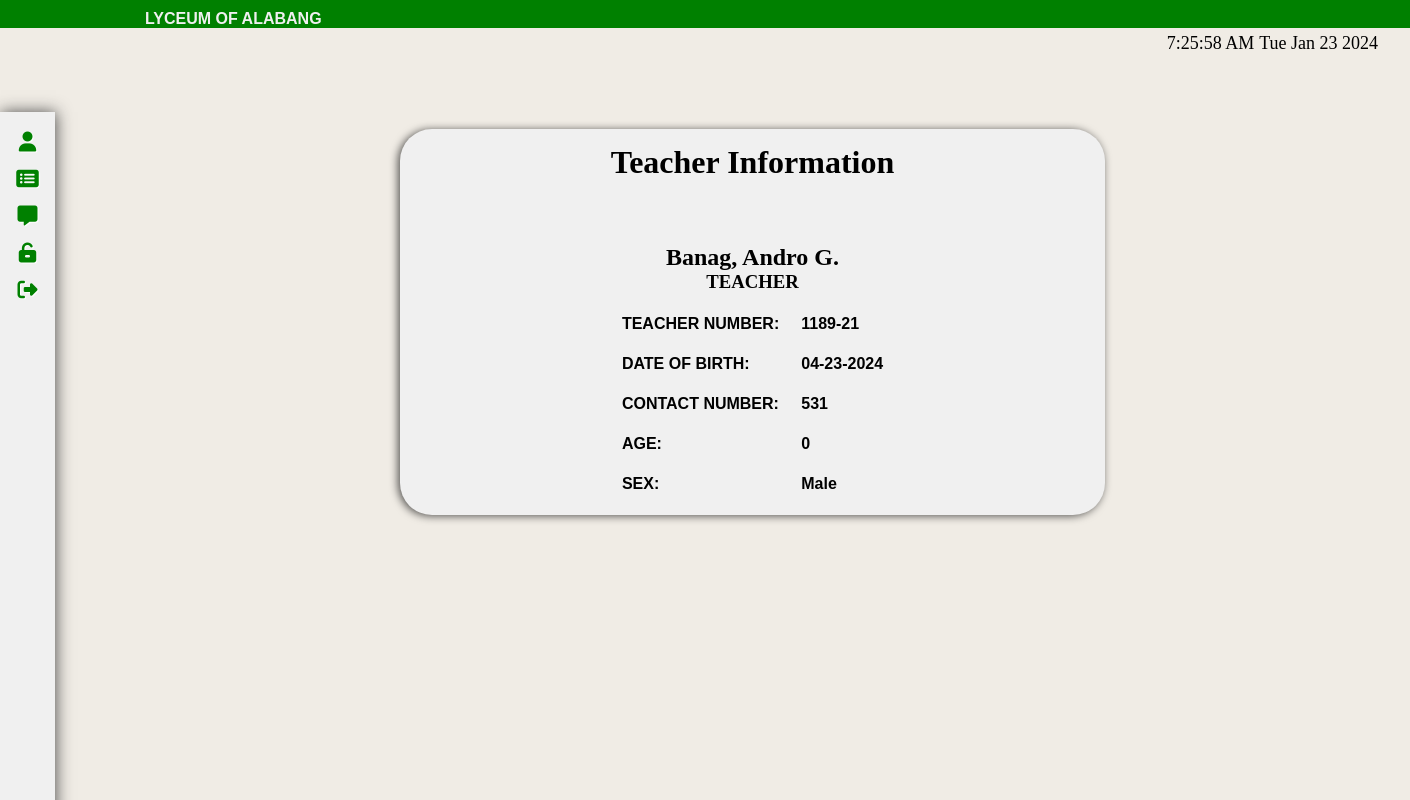
/TeacherLandingPage.php (signed in), run on the app's committed database.
### tables this page shows
CREATE TABLE `teacher_info` (
  `teacher_info_id` int(11) NOT NULL,
  `teacher_number` varchar(22) NOT NULL,
  `lastname` varchar(55) NOT NULL,
  `firstname` varchar(255) DEFAULT NULL,
  `middlename` varchar(55) NOT NULL,
  `date_of_birth` varchar(22) NOT NULL,
  `contact_number` varchar(22) NOT NULL,
  `gender` varchar(22) NOT NULL,
  `username` int(11) NOT NULL,
  `password` varchar(40) NOT NULL,
  `user_type` varchar(50) NOT NULL
);

### TeacherComponents/TeacherInformation.php (the view, shortened to what this page needs)
<?php
include("./phpfiles/connection.php");
$userId = $_SESSION['logged_in_user_id'];
$sql = "SELECT * FROM teacher_info WHERE teacher_info_id = ?";
$stmt = mysqli_prepare($conn, $sql);
mysqli_stmt_bind_param($stmt, "i", $userId);
mysqli_stmt_execute($stmt);
$result = mysqli_stmt_get_result($stmt);
$teacher = mysqli_fetch_assoc($result);
?>
<div class="mainshow">
    <h1 class="Student-info">
        Teacher Information
    </h1>
    <div class="profile">
    </div>
    <div class="student-names">
    <h2 class="SInfoname"><?php echo $teacher['lastname'] . ', ' . $teacher['firstname'] . ' ' . $teacher['middlename'] . '.';?></h2>
        <h3 class="Status">TEACHER</h3>
    </div>
    <div class="sub-profile">
        <form>
            <table>
                <tr>
                    <th>TEACHER NUMBER: </th>
                    <th><?php echo $teacher['teacher_number']; ?></th>
                </tr>
                <tr>
                    <th>DATE OF BIRTH: </th>
                    <th><?php
                        $birthdate = new DateTime($teacher['date_of_birth']);
                        echo $birthdate->format('m-d-Y');
                        ?></th>
                </tr>
                <tr>
                    <th>CONTACT NUMBER: </th>
                    <th><?php echo $teacher['contact_number']; ?></th>
                </tr>
                <tr>
                    <th>AGE: </th>
                    <th>
                        <?php
                        $birthDate = new DateTime($teacher['date_of_birth']);
                        $today = new DateTime();
                        $age = $today->diff($birthDate)->y;
                        echo $age;
                        ?>
                    </th>
                </tr>
                <tr>
                    <th>SEX: </th>
                    <th><?php echo $teacher['gender']; ?></th>
                </tr>
            </table>
        </form>
    </div>
</div>

### css/style2.css (style rules this page uses)
:root { --Green: green; --Yellow: yellow; --Blue: blue; --White: #f0f0f0; --Gray: #424242eb; --Black: #000; }
:root { --font1: "Kaushan", sans-serif; --font2: "Gideon", sans-serif; }
*, body { margin: 0; padding: 0; box-sizing: border-box; }
.mainshow { display: inline-grid; align-items: center; justify-content: center; background-color: #f0f0f0; margin: 0 50vh; margin-top: 70px; width: 50%; border-radius: 2rem; box-shadow: -2px 1px 8px 0px rgba(0, 0, 0, 0.66); -webkit-box-shadow: -2px 1px 8px 0px rgba(0, 0, 0, 0.66); -moz-box-shadow: -2px 1px 8px 0px rgba(0, 0, 0, 0.66); }
.Student-info { text-align: center; align-items: flex-start; justify-content: flex-start; padding: 15px; font-family: "Gideon"; font-size: 300; }
.profile { display: block; text-align: center; align-items: center; justify-content: space-around; padding: 15px; }
.SInfoname, .Status { text-align: center; justify-content: space-around; align-items: center; }
.sub-profile { display: flex; text-align: justify; align-items: center; padding: 0 10px; justify-content: center; }
table, tr, th { text-align: justify; font-family: var(--font1); padding: 10px; }

### data on the page
teacher_info: lastname "Banag", firstname "Andro", middlename "G", teacher_number "1189-21", date_of_birth "04-23-2024", contact_number "531", gender "Male"
